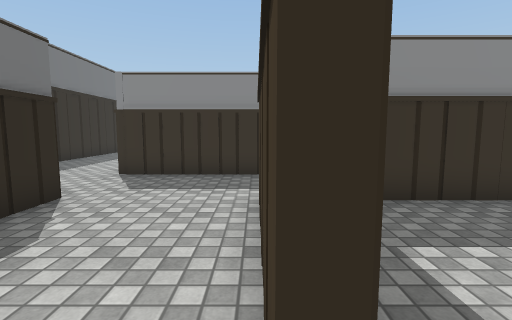
View 1 (above)

22 first-person views from a walk through a Unity game level. The camera is 1.3 m above the floor, tilts 6° down and sees 85° across. The floor is counted in squares, 1 m on a side. Each view is taken from the middle of a square. On the plan, view 1 faces up. The plan holds only what a view shows up to about 13 squares ahead; the rest is blank. The place goes on beyond the plan. The player is left out. Door leaves are left out, so doorways stand open. Some surface patterns are stand-ins.

View 2
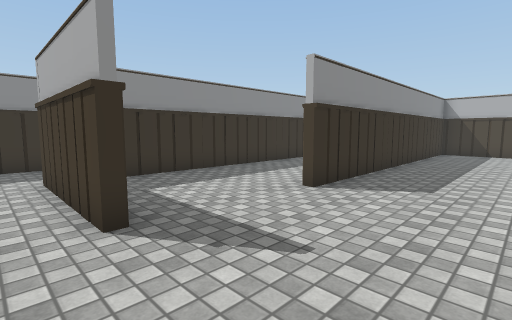

View 3
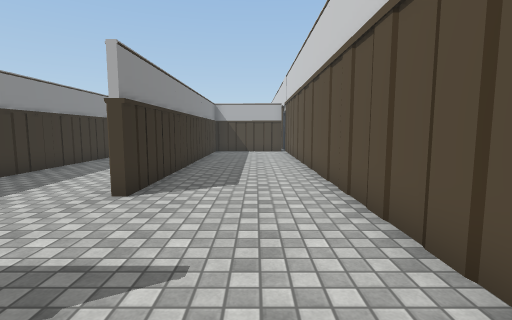

View 4
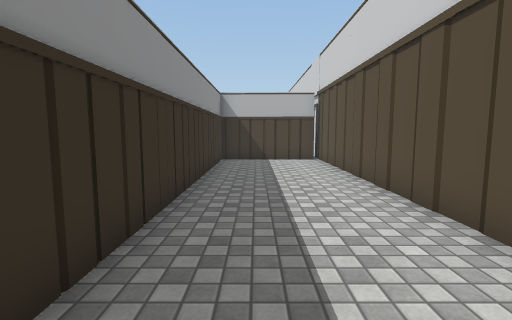

View 5
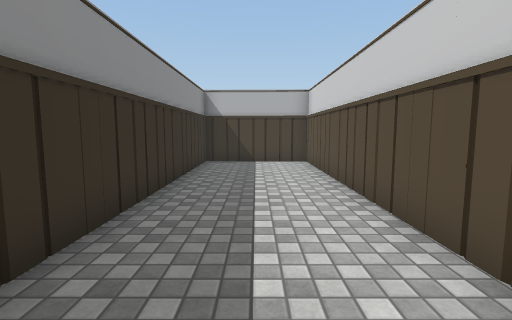

View 6
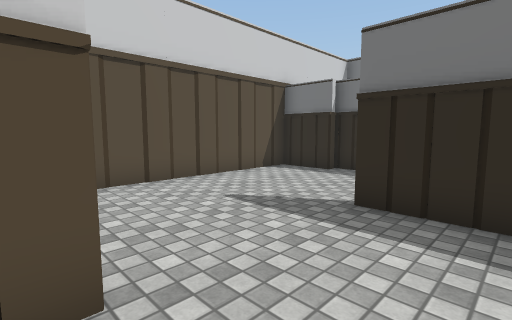

View 7
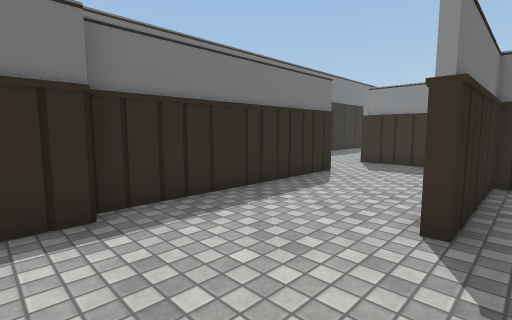

View 8
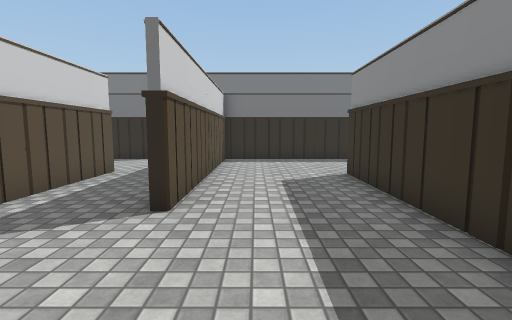

View 9
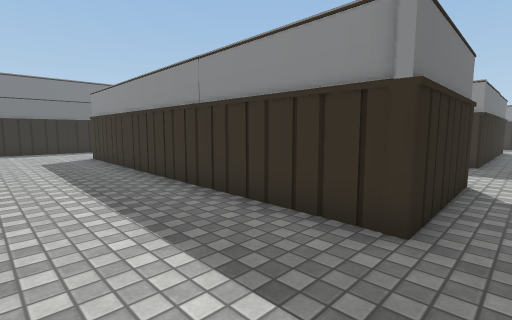

View 10
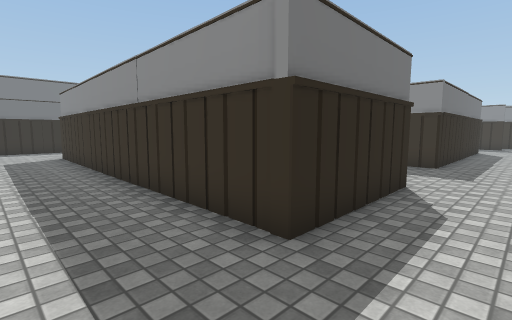

View 11
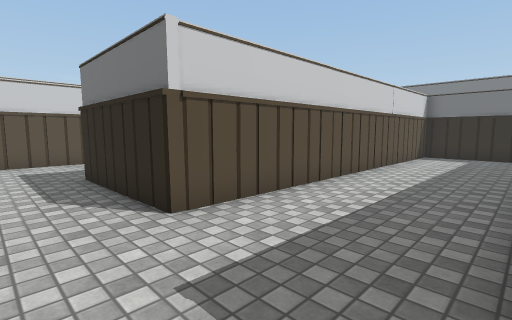

View 12
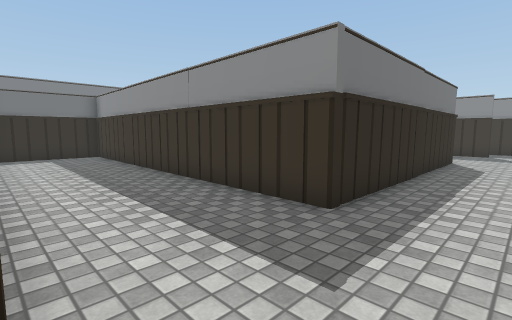

View 13
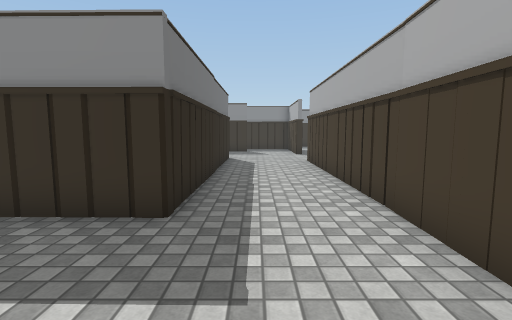

View 14
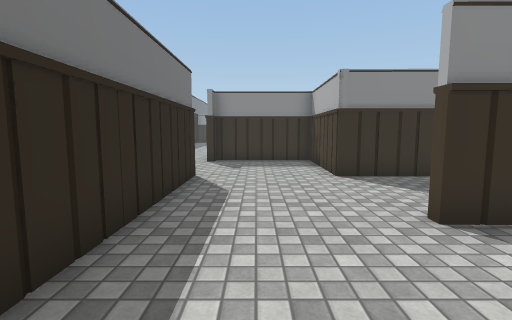

View 15
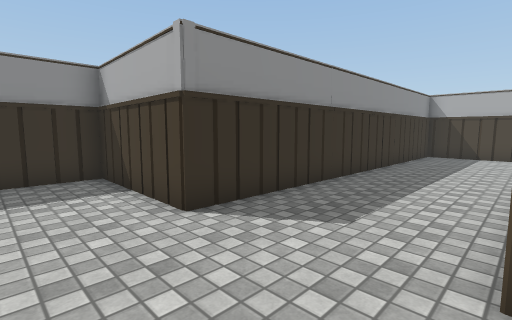

View 16
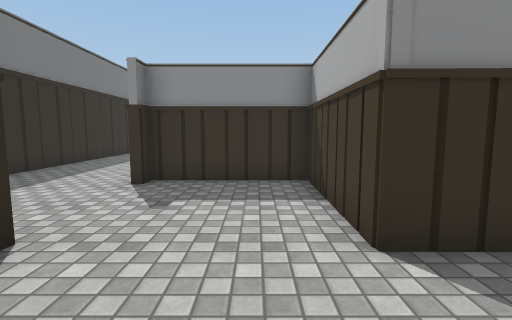

View 17
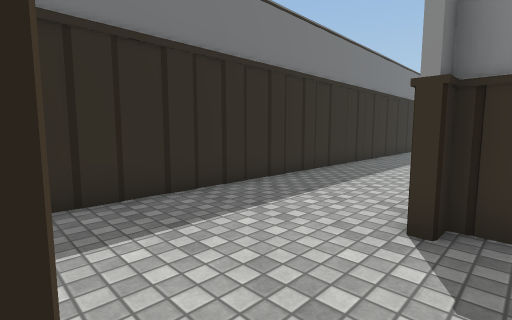

View 18
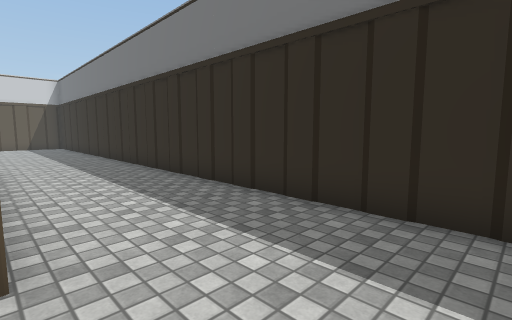

View 19
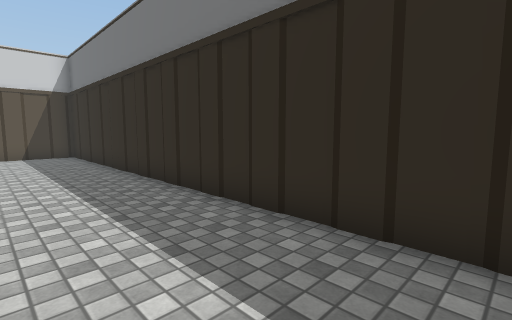

View 20
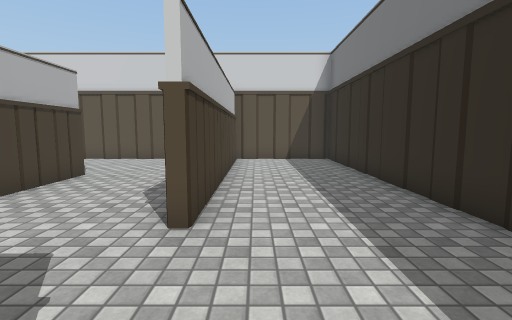

View 21
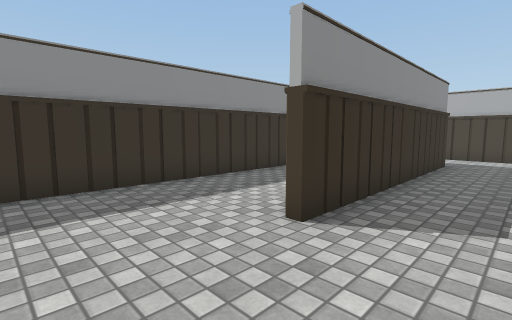

View 22
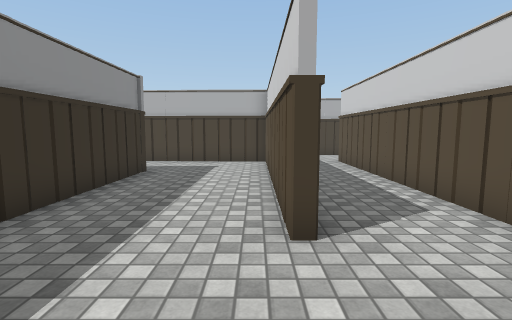

### Floor plan
Points are (right, up) in squares from view 1. A wall is a line through its corners. A room is listed if a view was taken in it or the views show most of it. See-through windows are left out.
Room 1 (views 1, 2, 3, 4, 5, 6, 7)
walls: (7.2, 0.9) (16.7, 0.9) (16.9, 5.1) (0.4, 5.1) (0.4, 0.8); (4.4, 0.9) (5, 0.9); (8.9, 1) (9.4, 0.8); (0.1, 0.8) (0.1, 5.4); (-3.4, -1.9) (-3.4, -3.9) (17, -3.9); (-0.5, 8.3) (-4.1, 8.3); (16.5, -3.6) (16.7, 0.5) (4.4, 0.5); (-3.8, 5.4) (-3.9, -2)
ways out: opening at (-4, 6.5) to room 2; opening at (-1, 6.5) to room 2
Room 2 (views 8, 9, 10, 11, 12, 13, 14, 15, 16, 17, 18, 19, 20, 21, 22)
walls: (1.2, 17.2) (14, 17.1) (14, 12.6) (0.5, 12.8); (8.1, 8.6) (16.4, 8.6); (0.5, 8.3) (-0.5, 8.3); (0.7, 20.4) (0.6, 17.6); (12.8, 16.7) (0.3, 16.9) (0.4, 21.3) (-3.7, 21.3); (13.7, 13.6) (13.7, 15.8); (13.7, 12.5) (13.3, 12.7); (-3.8, 17.1) (-3.8, 8.6) (4.6, 8.6); (8.8, 5.4) (17, 5.4); (0.1, 5.4) (4.2, 5.4); (13.6, 21.1) (1.6, 21.2); (16.7, 8.5) (16.9, 13.8); (17.1, 19.1) (17.5, 27.5); (17, 8.3) (8.1, 8.3); (17.1, 21.3) (17.3, 21.8); (13.8, 27.6) (13.9, 21.5); (19.9, 6.6) (20, 8.8); (-8.3, 27.5) (-8.3, -3.9) (-4, -3.9); (-4.1, -3.5) (-4.1, 5.4)
ways out: opening at (-4, 6.5) to room 1; opening at (-1, 6.5) to room 1

Positions as (right, up) in squares from view 1, and headings:
1: (0, 0), facing up
2: (-1, -3), facing up-right
3: (-1, -2), facing right
4: (4, -1), facing right
5: (5, 3), facing right
6: (5, 3), facing down-left
7: (1, -3), facing up-left
8: (9, 10), facing left
9: (15, 9), facing up-left
10: (16, 10), facing up-left
11: (16, 21), facing down-left
12: (16, 17), facing up-left
13: (15, 17), facing up
14: (-2, 9), facing up
15: (-2, 13), facing up-right
16: (-1, 14), facing up
17: (-3, 17), facing up-left
18: (-4, 20), facing down-left
19: (-5, 12), facing down-left
20: (-5, 9), facing down
21: (5, 6), facing up-right
22: (5, 9), facing right
